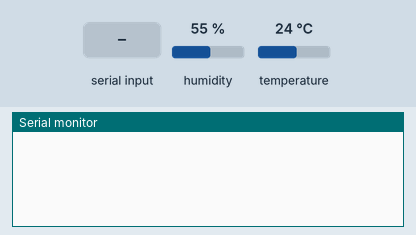
A sketch run on a simulated Arduino Uno, built with avr-gcc and run on an emulated ATmega328P. On the bench: the last lines printed to the serial monitor. Inputs (shaded band) come from the test bench; at power-on: humidity 55 %, temperature 24 °C.

Above: at 1.2 s.
1.3 s: "1" received over Serial
At 1.44 s:
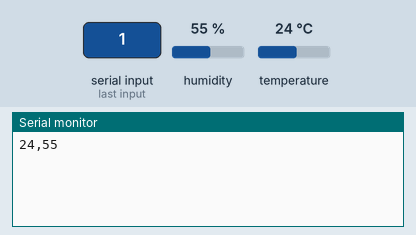
3.3 s: humidity set to 22 %
At 3.42 s:
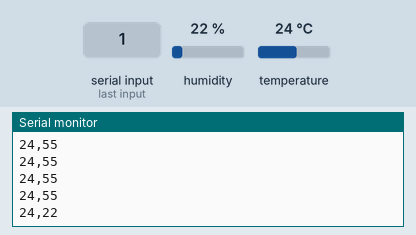
4.8 s: temperature set to 12 °C
At 4.9 s:
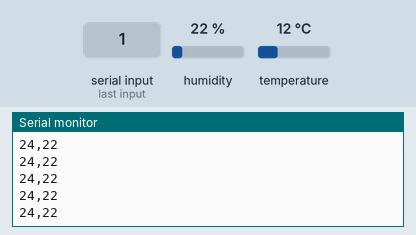
6.3 s: humidity set to 40 %
At 6.38 s:
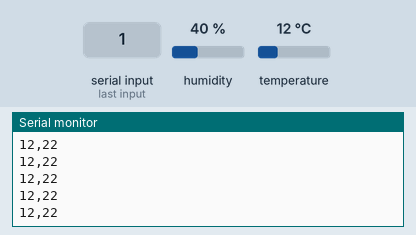
Timing chart, 0 to 8.8 s (numbered marks = the images above; inputs shaded):
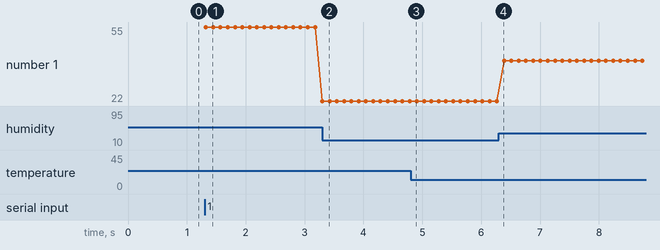

The sketch:

DHT11_temp___humidity.ino
```cpp
#include <SimpleDHT.h>
SimpleDHT11 dht;
void setup() {

Serial.begin(38400);

}

void loop() {
  byte temperature ;
  byte humidity ;
  while(Serial.available()){

dht.read(A3,&temperature,&humidity,NULL);
Serial.print(temperature);
Serial.print(",");
Serial.println(humidity);
delay(100);
  }
}
```

Measured:
- after the input at 1.3 s, the serial monitor: prints a new line at once (image 1)
- after the input at 3.3 s, the serial monitor: prints a new line at once (image 2)
- plotted number 1: 55 → 22 after the input at 3.3 s, 22 → 40 after the input at 6.3 s
